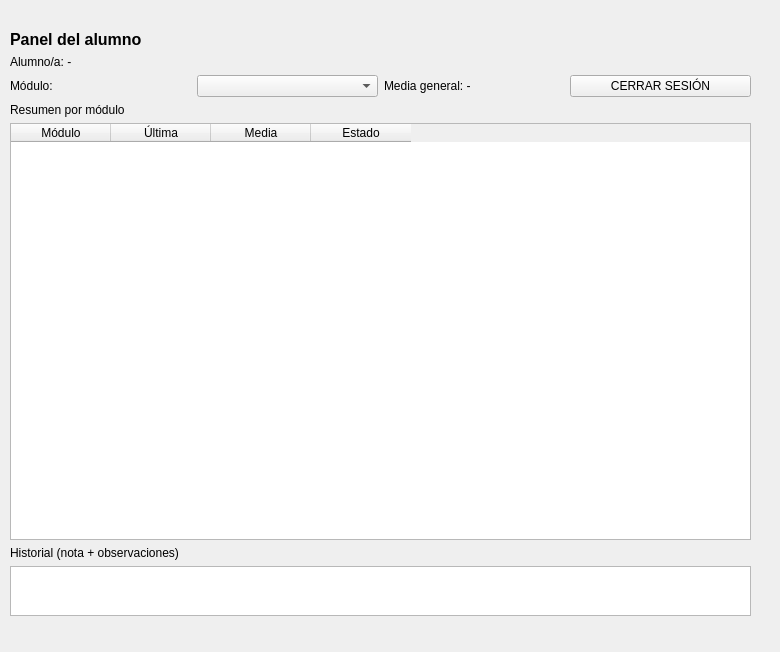
<?xml version="1.0" encoding="UTF-8"?>
<ui version="4.0">
 <class>StudentWindow</class>

 <widget class="QWidget" name="studentWindow">
  <property name="windowModality">
   <enum>Qt::NonModal</enum>
  </property>

  <property name="geometry">
   <rect>
    <x>0</x>
    <y>0</y>
    <width>780</width>
    <height>652</height>
   </rect>
  </property>

  <property name="windowTitle">
   <string>Panel del alumno</string>
  </property>

  <widget class="QWidget" name="mainWidget">
   <property name="geometry">
    <rect>
     <x>10</x>
     <y>30</y>
     <width>741</width>
     <height>586</height>
    </rect>
   </property>

   <layout class="QVBoxLayout" name="mainLayout">

    <item>
     <widget class="QLabel" name="lblStudentTitle">
      <property name="font">
       <font>
        <pointsize>12</pointsize>
        <bold>true</bold>
       </font>
      </property>
      <property name="text">
       <string>Panel del alumno</string>
      </property>
      <property name="alignment">
       <set>Qt::AlignLeft|Qt::AlignVCenter</set>
      </property>
     </widget>
    </item>

    <item>
     <widget class="QLabel" name="lblStudentName">
      <property name="text">
       <string>Alumno/a: -</string>
      </property>
     </widget>
    </item>

    <item>
     <layout class="QHBoxLayout" name="topInfoLayout">

      <item>
       <widget class="QLabel" name="lblModuleFilter">
        <property name="text">
         <string>Módulo:</string>
        </property>
       </widget>
      </item>

      <item>
       <widget class="QComboBox" name="comboModule"/>
      </item>

      <item>
       <widget class="QLabel" name="lblGlobalAverage">
        <property name="text">
         <string>Media general: -</string>
        </property>
       </widget>
      </item>

      <item>
       <widget class="QPushButton" name="btnLogout">
        <property name="text">
         <string>CERRAR SESIÓN</string>
        </property>
       </widget>
      </item>

     </layout>
    </item>

    <item>
     <widget class="QLabel" name="lblModuleSummary">
      <property name="text">
       <string>Resumen por módulo</string>
      </property>
     </widget>
    </item>

    <item>
     <widget class="QTableWidget" name="modulesSummaryTable">
      <property name="columnCount">
       <number>4</number>
      </property>
      <column>
       <property name="text">
        <string>Módulo</string>
       </property>
      </column>
      <column>
       <property name="text">
        <string>Última</string>
       </property>
      </column>
      <column>
       <property name="text">
        <string>Media</string>
       </property>
      </column>
      <column>
       <property name="text">
        <string>Estado</string>
       </property>
      </column>
     </widget>
    </item>

    <item>
     <widget class="QLabel" name="lblGradesHistory">
      <property name="text">
       <string>Historial (nota + observaciones)</string>
      </property>
     </widget>
    </item>

    <item>
     <widget class="QListView" name="gradesHistoryList">
      <property name="sizePolicy">
       <sizepolicy hsizetype="Expanding" vsizetype="Expanding">
        <horstretch>0</horstretch>
        <verstretch>0</verstretch>
       </sizepolicy>
      </property>
      <property name="maximumSize">
       <size>
        <width>16777215</width>
        <height>50</height>
       </size>
      </property>
     </widget>
    </item>

   </layout>
  </widget>
 </widget>

 <resources/>
 <connections/>
</ui>
